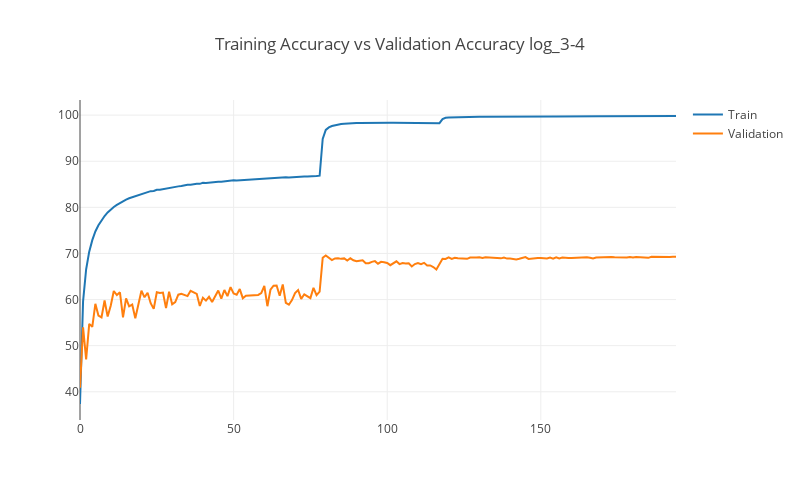

The notebook cell this image was saved under:
### Code cell
title = "Training Accuracy vs Validation Accuracy " + name
fig_name = output_folder + name + "_acc.html"

trace1 = go.Scatter(
    x = epoch,
    y = acc,
    mode = 'lines',
    name = 'Train'
)

trace2 = go.Scatter(
    x = epoch,
    y = val_acc,
    mode = 'lines',
    name = 'Validation'
)

layout = go.Layout(
    width=800,
    height=500,
    title= title
)
data = [trace1, trace2]
fig1 = go.Figure(data=data, layout=layout)
plotly.offline.iplot(fig1)

### Figure 1 — Plotly figure (JSON) as saved in the notebook; plotly's stock layout.template omitted (floating-point values rounded to 4 significant figures; data arrays with more than 128 entries replaced by an {"elided": "..."} marker saying what was removed)
{"data": [{"mode": "lines", "name": "Train", "type": "scatter", "uid": "b36238ee-0ac7-11e9-9cdd-001a7dda7111", "x": {"elided": "195 int values"}, "y": {"elided": "195 float values"}}, {"mode": "lines", "name": "Validation", "type": "scatter", "uid": "b36238ef-0ac7-11e9-a191-001a7dda7111", "x": {"elided": "195 int values"}, "y": {"elided": "195 float values"}}], "layout": {"height": 500, "title": "Training Accuracy vs Validation Accuracy log_3-4", "width": 800}}
